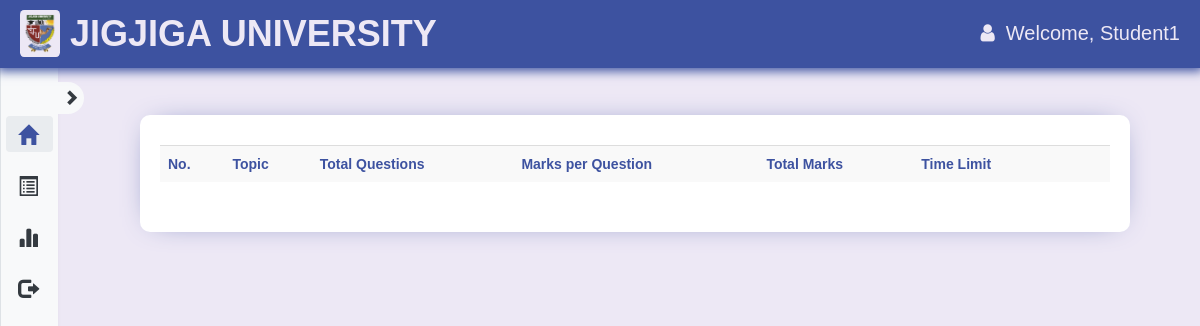
The page /student.php?q=1 (signed in) on the database as committed earlier.
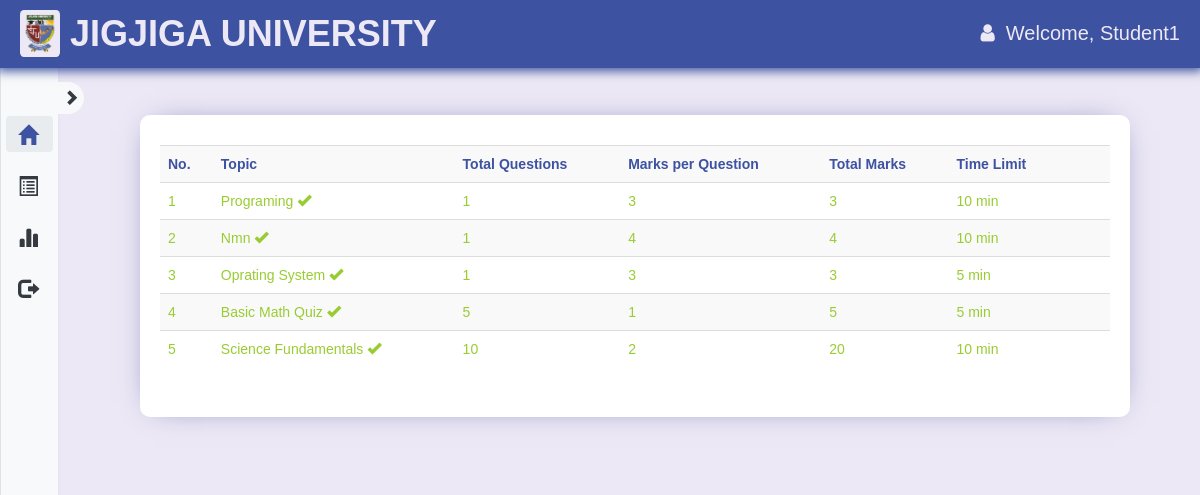
The same page on the database as committed later.
### tables this page shows
CREATE TABLE `exam` (
  `eid` text NOT NULL,
  `title` varchar(100) NOT NULL,
  `mark` int(11) NOT NULL,
  `total` int(11) NOT NULL,
  `time` bigint(20) NOT NULL,
  `intro` text NOT NULL,
  `date` timestamp NOT NULL DEFAULT current_timestamp() ON UPDATE current_timestamp(),
  `email` varchar(50) DEFAULT NULL,
  `department` varchar(100) NOT NULL
);

### student.php (the view, shortened to what this page needs)
<!DOCTYPE html
    PUBLIC "-//W3C//DTD XHTML 1.0 Transitional//EN" "http://www.w3.org/TR/xhtml1/DTD/xhtml1-transitional.dtd">
<html xmlns="http://www.w3.org/1999/xhtml">
<head>
    <link rel="stylesheet" href="css/bootstrap.min.css?v=<?php echo time(); ?>">
    <link rel="stylesheet" href="css/bootstrap-theme.min.css?v=<?php echo time(); ?>">
    <link rel="stylesheet" href="css/style.css?v=<?php echo time(); ?>">
    <link rel="stylesheet" href="https://cdnjs.cloudflare.com/ajax/libs/font-awesome/4.7.0/css/font-awesome.min.css" />
</head>
<body>
    <?php
    include_once 'dbConnection.php';
    $name  = $_SESSION['name'];
    $email = $_SESSION['email'];
    ?>
    <nav class="navbar navbar-fixed-top">
        <div class="main-header">
            <img src="img/Jijiga_University.png" alt="Jijiga University logo" />
            <h1>JIGJIGA UNIVERSITY</h1>
        </div>
        <div class="flex-row welcome-text">
            <span class="fa fa-user" aria-hidden="true"></span>&nbsp;&nbsp;Welcome,&nbsp;
            <span class="log log1"><?php echo htmlspecialchars($name) ?></span>
        </div>
    </nav>
    <div>
        <div id="sidenav" class="right-sidebar side-nav-small" style="overflow: visible;">
            <div class="title1">
                <div class="">
                    <div class="side-nav-header">
                        <span id="sidenav-btn" class="glyphicon glyphicon-chevron-right side-nav-button" style="font-size: 16px;" aria-hidden="true"></span>
                    </div>
                    <div class="" style="padding: 0;" id="">
                        <ul class="side-nav-links">
                            <li <?php if (@$_GET['q'] == 1) { echo 'class="active"'; } ?>>
                                <a href="student.php?q=1">
                                        <span class="glyphicon glyphicon-home bigger-icons" aria-hidden="true"></span>
                                </a>
                            </li>
                            <li <?php if (@$_GET['q'] == 2) { echo 'class="active"'; } ?>>
                                <a href="student.php?q=2">
                                        <span class="glyphicon glyphicon-list-alt bigger-icons" aria-hidden="true"></span>
                                </a>
                            </li>
                            <li <?php if (@$_GET['q'] == 3) { echo 'class="active"'; } ?>>
                                <a href="student.php?q=3">
                                        <span class="glyphicon glyphicon-stats bigger-icons" aria-hidden="true"></span>
                                </a>
                            </li>
                            <li>
                                <a href="logout.php?q=student.php">
                                        <span class="glyphicon glyphicon-log-out bigger-icons" aria-hidden="true"></span>
                                </a>
                            </li>
                        </ul>
                    </div>
                </div>
            </div>
        </div>
        <div id="main" class="main-container" style="margin-top: 70px;">
            <div class="row">
                <div class="col-md-12">
<?php
if (@$_GET['q'] == 1) {
    $student_query = mysqli_query($con, "SELECT department FROM user WHERE email='$email' LIMIT 1") or die('Error fetching department');
    $student_data = mysqli_fetch_array($student_query);
    $student_department = $student_data['department'];
    $result = mysqli_query($con, "SELECT * FROM exam WHERE department='$student_department' ORDER BY date DESC") or die('Error fetching exams');
    $exams = [];
    while ($row = mysqli_fetch_array($result)) {
        $eid = $row['eid'];
        $q12 = mysqli_query($con, "SELECT score FROM history WHERE eid='$eid' AND email='$email'") or die('Error98');
        $rowcount = mysqli_num_rows($q12);
        $exams[] = [
            'title' => $row['title'],
            'mark'  => $row['mark'],
            'total' => $row['total'],
            'time'  => $row['time'],
            'eid'   => $eid,
            'attempted' => $rowcount > 0
        ];
    }
}
?>
<?php if (@$_GET['q'] == 1): ?>
<div class="section-panel">
    <table class="exam-table table table-striped title1">
        <tr style="color:#3d52a0;">
            <td><b>No.</b></td>
            <td><b>Topic</b></td>
            <td class="col-total"><b>Total Questions</b></td>
            <td class="col-marks"><b>Marks per Question</b></td>
            <td class="col-positive"><b>Total Marks</b></td>
            <td><b>Time Limit</b></td>
            <td></td>
            <td></td>
        </tr>
        <?php $c = 1; ?>
        <?php foreach ($exams as $exam): ?>
            <?php if (!$exam['attempted']): ?>
            <tr>
                <td><?= $c++ ?></td>
                <td><?= htmlspecialchars($exam['title']) ?></td>
                <td><?= $exam['total'] ?></td>
                <td><?= $exam['mark'] ?></td>
                <td><?= $exam['mark'] * $exam['total'] ?></td>
                <td><?= $exam['time'] ?> min</td>
                <td>
                    <a title="Open exam description" href="student.php?q=1&fid=<?= $exam['eid'] ?>">
                        <b><span class="glyphicon glyphicon-folder-open" aria-hidden="true"></span></b>
                    </a>
                </td>
                <td>
                    <a href="student.php?q=exam&step=2&eid=<?= $exam['eid'] ?>&n=1&t=<?= $exam['total'] ?>" class="pull-right btn-container">
                        <button class="primary-button">
                            <span class="glyphicon glyphicon-new-window" aria-hidden="true"></span>&nbsp;
                            <span class="title1"><b>Start</b></span>
                        </button>
                    </a>
                </td>
            </tr>
            <?php else: ?>
            <tr style="color:#99cc32">
                <td><?= $c++ ?></td>
                <td>
                    <?= htmlspecialchars($exam['title']) ?>
                    <span title="This exam is already solved by you" class="glyphicon glyphicon-ok" aria-hidden="true"></span>
                </td>
                <td><?= $exam['total'] ?></td>
                <td><?= $exam['mark'] ?></td>
                <td><?= $exam['mark'] * $exam['total'] ?></td>
                <td><?= $exam['time'] ?> min</td>
                <td></td>
                <td></td>
            </tr>
            <?php endif; ?>
        <?php endforeach; ?>
    </table>
</div>
<?php endif; ?>
                </div>
            </div>
        </div>
    </div>
</body>
</html>

### css/style.css (style rules this page uses)
* { margin: 0; padding: 0; box-sizing: border-box; }
a { text-decoration: none; }
body { background: #ede8f5 !important; font-family: 'Trebuchet MS', 'Lucida Sans Unicode', 'Lucida Grande', 'Lucida Sans', Arial, sans-serif !important; }
.navbar { display: flex; justify-content: space-between; align-items: center; width: 100%; padding: 10px 20px; background-color: #3d52a0 !important; color: #ede8f5; font-size: 20px; box-shadow: 0 0 10px 3px #3d52a0; }
.flex-row { display: flex; align-items: center; }
.main-header { display: flex; align-items: center; gap: 1rem; width: 100%; }
.main-header img { width: 40px; padding: 4px; border-radius: 10%; background-color: #ede8f5; }
.main-header h1 { font-weight: bolder; margin: 0; white-space: nowrap; }
.main-container { margin-top: 70px; margin-left: 70px; padding: 20px; }
.side-nav-header { position: relative; font-size: 18px; margin-bottom: 1rem; white-space: nowrap; color: #3d52a0; padding: 8px 12px; }
.side-nav-button { position: absolute; top: 50%; right: -31px; transform: translateY(-50%); padding: 8px 5px; background-color: #f8f9fa; color: #343a40; cursor: pointer; border-top-right-radius: 20px; border-bottom-right-radius: 20px; }
.bigger-icons { font-size: 20px; }
.right-sidebar { position: fixed; top: 0; left: 0; width: 200px; height: 100vh; background-color: #f8f9fa; border-left: 1px solid #dee2e6; padding: 90px 5px 0 5px; box-shadow: -2px 0 5px rgba(0, 0, 0, 0.1); z-index: 10; overflow-y: auto; }
.side-nav-small { width: 58px; }
.side-nav-links { list-style: none; padding: 0; margin: 0; }
.side-nav-links li { margin-bottom: 15px; }
.side-nav-links li a { display: flex; align-items: center; color: #343a40; text-decoration: none; font-weight: 500; padding: 8px 12px; border-radius: 4px; transition: background-color 0.3s ease; }
.side-nav-links li a:hover, .side-nav-links li.active a { background-color: #e9ecef; color: #3d52a0; }
.side-nav-links li a .glyphicon { margin-right: 8px; }
.section-panel { margin: 50px; margin-top: 25px; padding: 30px 20px; background-color: white; border-radius: 1rem; box-shadow: 0 0 30px -15px #3d52a0; min-width: 200px; }

Rows that differ between the two databases and show on the page:
added exam: title "Programing", total "1", mark "3", $exam['mark']*$exam['total'] "3", time "10"
added exam: title "Nmn", total "1", mark "4", $exam['mark']*$exam['total'] "4", time "10"
added exam: title "Oprating System", total "1", mark "3", $exam['mark']*$exam['total'] "3", time "5"
now on this page (row edited): exam: title "Basic Math Quiz", total "5", mark "1", $exam['mark']*$exam['total'] "5", time "5"
now on this page (row edited): exam: title "Science Fundamentals", total "10", mark "2", $exam['mark'] * $exam['total'] "20", time "10"
